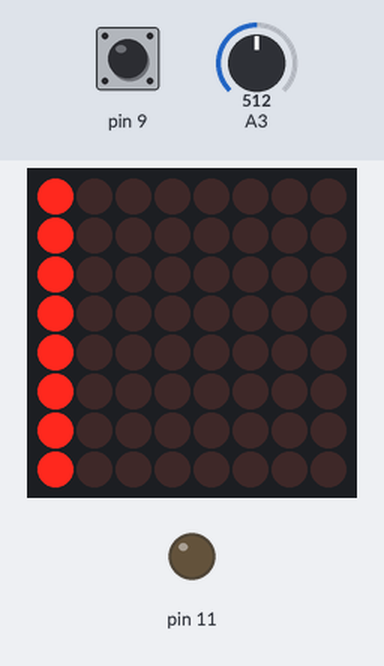
A sketch run on a simulated Arduino Uno, built with avr-gcc and run on an emulated ATmega328P. Shown: 8×8 LED matrix, output pins drawn as LEDs (lit = HIGH). Inputs (shaded band) come from the test bench; at power-on: pin 9 HIGH, A3 = 512.

Above: at 0.1 s.

The sketch:

AnalogControl.ino
```cpp
// Code by Pixel & Naamloos, DroidTeam

#include "LedControl.h"
//				LedControl(DATA_PIN, CLK_PIN, CS_PIN, DISPLAYS)
LedControl lc=	LedControl(20, 5, 21, 1);

unsigned int oldY;

void setup() {
	  lc.shutdown(0,false);
	  lc.clearDisplay(0);
	  pinMode(11, OUTPUT);
	  digitalWrite(11, LOW);
	  pinMode(9, INPUT_PULLUP);
   analogWrite(5, 0);
}

int buttonState = HIGH;

void loop(){
  int areader = analogRead(3);
  if (areader >= 500 && areader < 1000){
    lc.setColumn( 0, 0, 255);
  }

  if (digitalRead(9) != buttonState){
    analogWrite(5, 700);
  }

}
```
